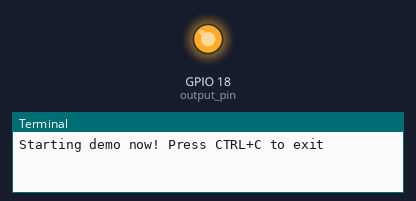
The program below on a simulated Raspberry Pi (BCM pin numbers). Shown: output pins drawn as LEDs (lit = HIGH), the last lines printed to the terminal. Dashed ring = blinking.

Above: at 1.0 s.
At 2.5 s:
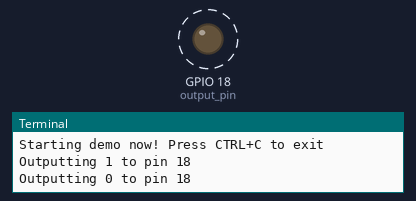
Timing chart, 0 to 4.6 s (numbered marks = the images above):
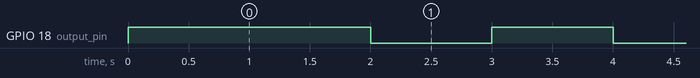

Measured:
- by itself, GPIO 18 (output_pin): alternates HIGH for 1.0 s and LOW for 1.0 s

The program:

simple_out.py
```python
import RPi.GPIO as GPIO
import time

# Pin Definitions
output_pin = 18  # BCM pin 18, BOARD pin 12

def main():
    # Pin Setup:
    GPIO.setmode(GPIO.BCM)  # BCM pin-numbering scheme from Raspberry Pi
    # set pin as an output pin with optional initial state of HIGH
    GPIO.setup(output_pin, GPIO.OUT, initial=GPIO.HIGH)

    print("Starting demo now! Press CTRL+C to exit")
    curr_value = GPIO.HIGH
    try:
        while True:
            time.sleep(1)
            # Toggle the output every second
            print("Outputting {} to pin {}".format(curr_value, output_pin))
            GPIO.output(output_pin, curr_value)
            curr_value ^= GPIO.HIGH
    finally:
        GPIO.cleanup()

if __name__ == '__main__':
    main()
```
